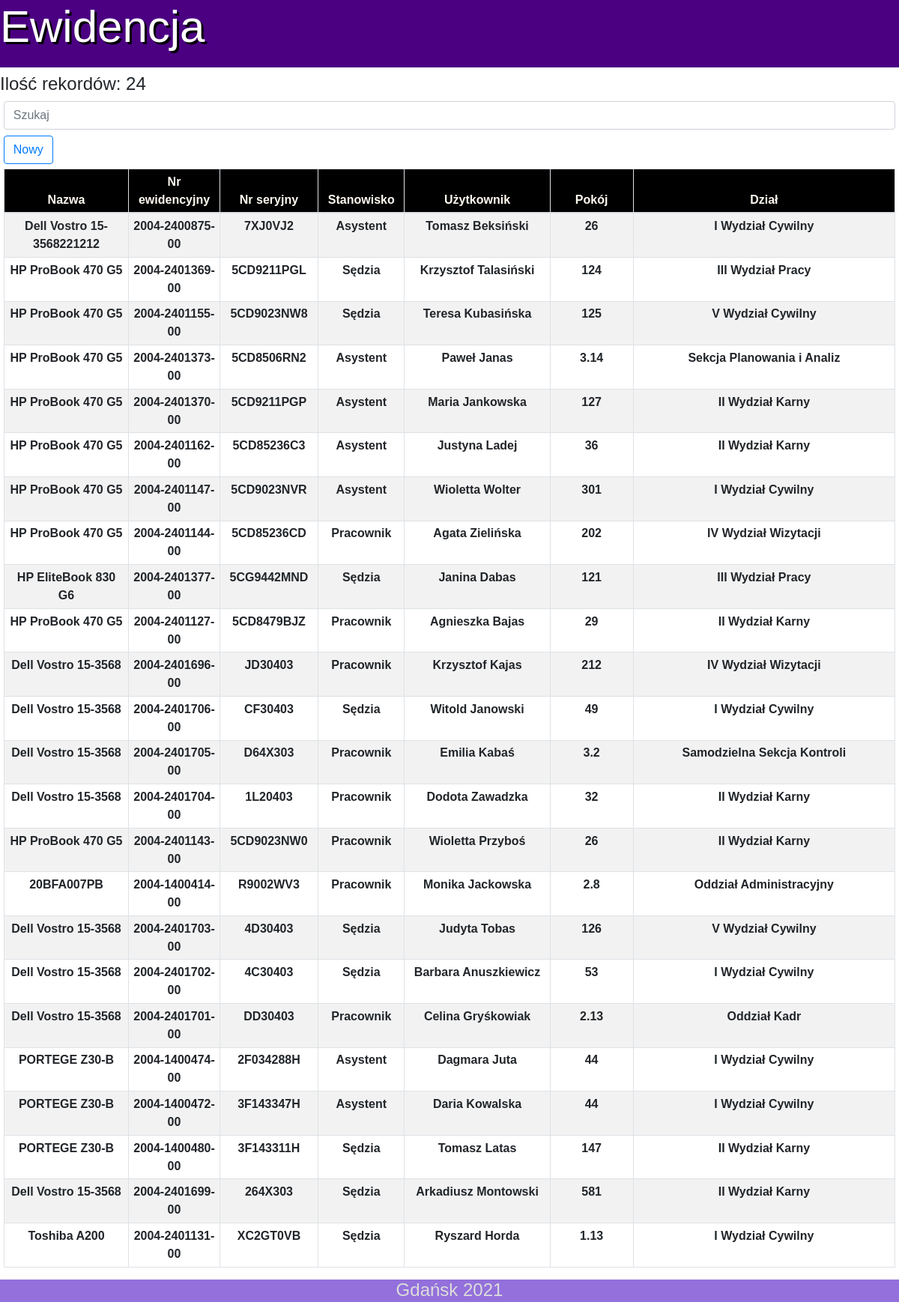
Before: / with the older database file.
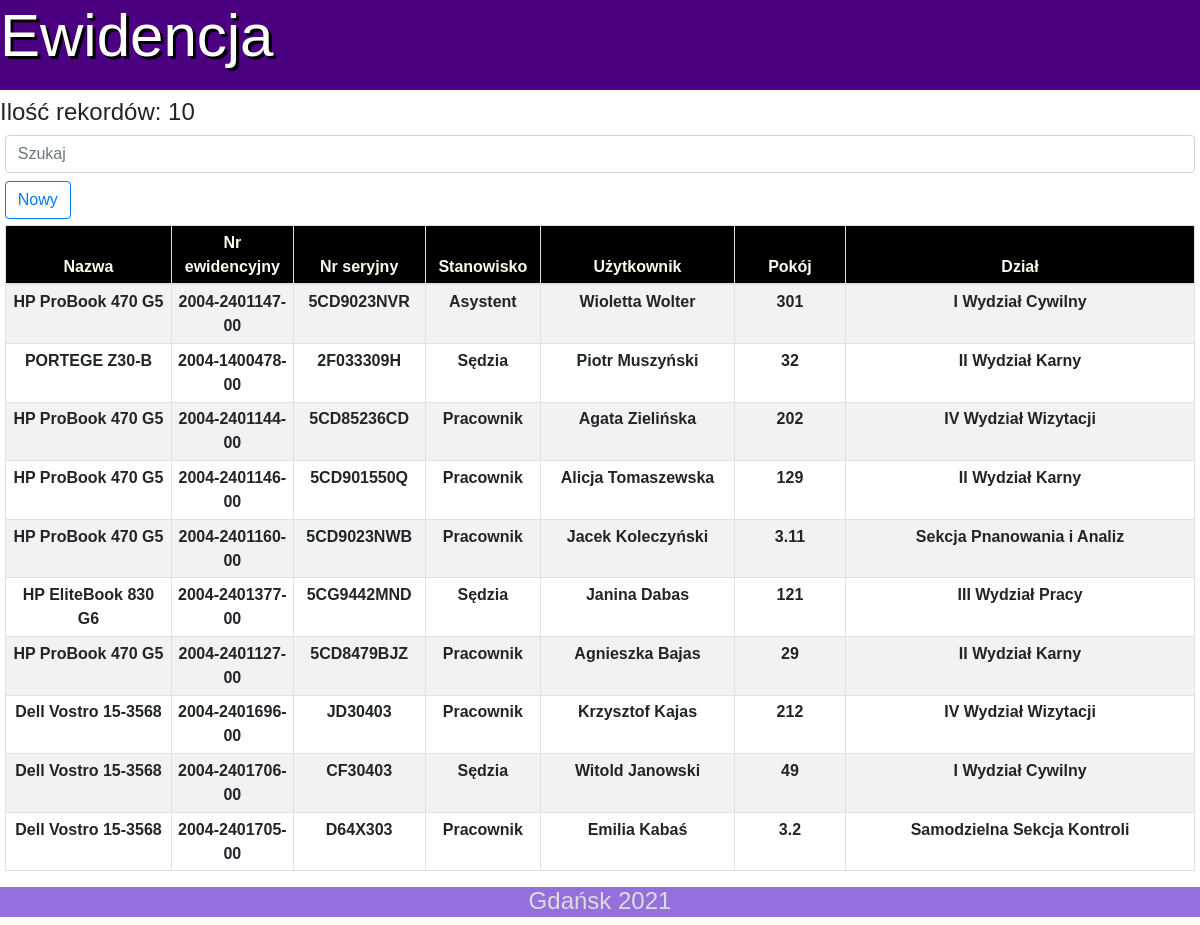
After: the same page with the newer database file.
### tables this page shows
CREATE TABLE "ewidencja" (
	"id"	INTEGER NOT NULL,
	"nazwa"	VARCHAR(150) NOT NULL,
	"nrew"	VARCHAR(15) NOT NULL,
	"nrser"	VARCHAR(30) NOT NULL,
	"zdalna"	VARCHAR(3),
	"kod"	VARCHAR(30),
	"wyposazenie"	VARCHAR(200),
	"d_wydania"	DATETIME NOT NULL,
	"d_zwrotu"	DATETIME,
	"IT_wydal"	VARCHAR(60) NOT NULL,
	"IT_zwrot"	VARCHAR(60),
	"odb"	VARCHAR(60) NOT NULL,
	"Stanowisko"	VARCHAR(100) NOT NULL,
	"dzial"	VARCHAR(100) NOT NULL,
	"pok"	VARCHAR(6) NOT NULL,
	"wyd_uwagi"	VARCHAR(500),
	"zw_uwagi"	VARCHAR(500),
	"czyus"	INTEGER(1) NOT NULL DEFAULT 0,
	PRIMARY KEY("id" AUTOINCREMENT)
);

### app.py (the view)
@app.route('/')
def index():
    db = get_db()
    rec = db.execute('select * from ewidencja where czyus=0')
    db.commit()
    rows = rec.fetchall()
    ilosc = len(rows)
    db.close()
    return render_template('index.html',rows=rows,ilosc=ilosc)

### app.py (called while the page is built)
def get_db():
    if not hasattr(g, 'sqlite_db'):
        connection = sqlite3.connect('ewidencja.db')
        connection.row_factory = sqlite3.Row
        g.sqlite_db = connection
    return g.sqlite_db

### templates/index.html (shortened to what this page needs)
<!DOCTYPE html>
<html lang="pl">
<head>
    <link rel="stylesheet" href="https://stackpath.bootstrapcdn.com/bootstrap/4.3.1/css/bootstrap.min.css">
</head>
<body style="padding-left: 0rem; padding-right: 0rem; font-family: sans-serif;">
    <div>
        <h1 style="vertical-align: middle; height: 90px; text-shadow: 3px 3px black; font-size:60px; color: white; background-color: indigo;"><a style="text-decoration: none; color: white" href="{{ url_for('index') }}">Ewidencja</a></h1>
        <h4>Ilość rekordów:&nbsp{{ ilosc }}</h4>
        <div class="row" style="margin-left: 0.3rem; margin-right: 0.3rem;">
            <input type="search" placeholder="Szukaj" class="form-control search-input" data-table="ewidencja-list" />
        </div>
        <div style="width: min-content; margin-top: 0.5rem; margin-left: 0.3rem;">
            <a href="{{ url_for('new') }}" class="btn btn-outline-primary">Nowy</a>
        </div>
        <div style="margin-left: 0.3rem; margin-right: 0.3rem; margin-bottom: 0.5rem;">
            <table class="ewidencja-list table table-hover table-bordered table-striped table-condensed table table-sm" class="center" style="margin-top: 6px;
            width: 100%;
            border: 1px solid black;
            border-collapse: collapse;
            text-align: center;
            font-size: 16px; font-weight: bold;" id="myTable">
                <colgroup>
                    <col width="12%">
                    <col width="8%">
                    <col width="8%">
                    <col width="8%">
                    <col width="14%">
                    <col width="8%">
                    <col width="25.2%">
                </colgroup>
                <thead style="background: black; color: floralwhite;">
                    <tr>
                        <th>Nazwa</th>
                        <th>Nr ewidencyjny</th>
                        <th>Nr seryjny</th>
                        <th>Stanowisko</th>
                        <th>Użytkownik</th>
                        <th>Pokój</th>
                        <th>Dział</th>
                    </tr>
                </thead>
                <tbody class="panel">
                    {% for r in rows %}
                    <tr data-toggle="collapse" data-target="#d-{{ r['id'] }}" data-parent="#myTable">
                        <td>{{ r['nazwa'] }}</td>
                        <td>{{ r['nrew'] }}</td>
                        <td>{{ r['nrser'] }}</td>
                        <td>{{ r['Stanowisko'] }}</td>
                        <td>{{ r['odb'] }}</td>
                        <td>{{ r['pok'] }}</td>
                        <td>{{ r['dzial'] }}</td>
                    </tr>
                    {% endfor %}
                </tbody>
            </table>
        </div>
        <div>
            <footer>
                <div style="align-content: center;">
                    <h6 style="text-align: center; vertical-align: middle; height: 30px; font-size:24px; color:gainsboro; background-color: mediumpurple ;">Gdańsk 2021</h6>
                </div>
            </footer>
        </div>
</body>
</html>

Changed rows visible on the page:
removed ewidencja: nazwa "Dell Vostro 15-3568221212", nrew "2004-2400875-00", nrser "7XJ0VJ2", Stanowisko "Asystent", odb "Tomasz Beksiński", pok "26", dzial "I Wydział Cywilny"
removed ewidencja: nazwa "HP ProBook 470 G5", nrew "2004-2401369-00", nrser "5CD9211PGL", Stanowisko "Sędzia", odb "Krzysztof Talasiński", pok "124", dzial "III Wydział Pracy"
removed ewidencja: nazwa "HP ProBook 470 G5", nrew "2004-2401155-00", nrser "5CD9023NW8", Stanowisko "Sędzia", odb "Teresa Kubasińska", pok "125", dzial "V Wydział Cywilny"
removed ewidencja: nazwa "HP ProBook 470 G5", nrew "2004-2401373-00", nrser "5CD8506RN2", Stanowisko "Asystent", odb "Paweł Janas", pok "3.14", dzial "Sekcja Planowania i Analiz"
removed ewidencja: nazwa "HP ProBook 470 G5", nrew "2004-2401370-00", nrser "5CD9211PGP", Stanowisko "Asystent", odb "Maria Jankowska", pok "127", dzial "II Wydział Karny"
removed ewidencja: nazwa "HP ProBook 470 G5", nrew "2004-2401162-00", nrser "5CD85236C3", Stanowisko "Asystent", odb "Justyna Ladej", pok "36", dzial "II Wydział Karny"
removed ewidencja: nazwa "Dell Vostro 15-3568", nrew "2004-2401704-00", nrser "1L20403", Stanowisko "Pracownik", odb "Dodota Zawadzka", pok "32", dzial "II Wydział Karny"
removed ewidencja: nazwa "HP ProBook 470 G5", nrew "2004-2401143-00", nrser "5CD9023NW0", Stanowisko "Pracownik", odb "Wioletta Przyboś", pok "26", dzial "II Wydział Karny"
removed ewidencja: nazwa "20BFA007PB", nrew "2004-1400414-00", nrser "R9002WV3", Stanowisko "Pracownik", odb "Monika Jackowska", pok "2.8", dzial "Oddział Administracyjny"
removed ewidencja: nazwa "Dell Vostro 15-3568", nrew "2004-2401703-00", nrser "4D30403", Stanowisko "Sędzia", odb "Judyta Tobas", pok "126", dzial "V Wydział Cywilny"
removed ewidencja: nazwa "Dell Vostro 15-3568", nrew "2004-2401702-00", nrser "4C30403", Stanowisko "Sędzia", odb "Barbara Anuszkiewicz", pok "53", dzial "I Wydział Cywilny"
removed ewidencja: nazwa "Dell Vostro 15-3568", nrew "2004-2401701-00", nrser "DD30403", Stanowisko "Pracownik", odb "Celina Gryśkowiak", pok "2.13", dzial "Oddział Kadr"
removed ewidencja: nazwa "PORTEGE Z30-B", nrew "2004-1400474-00", nrser "2F034288H", Stanowisko "Asystent", odb "Dagmara Juta", pok "44", dzial "I Wydział Cywilny"
removed ewidencja: nazwa "PORTEGE Z30-B", nrew "2004-1400472-00", nrser "3F143347H", Stanowisko "Asystent", odb "Daria Kowalska", pok "44", dzial "I Wydział Cywilny"
removed ewidencja: nazwa "PORTEGE Z30-B", nrew "2004-1400480-00", nrser "3F143311H", Stanowisko "Sędzia", odb "Tomasz Latas", pok "147", dzial "II Wydział Karny"
removed ewidencja: nazwa "Dell Vostro 15-3568", nrew "2004-2401699-00", nrser "264X303", Stanowisko "Sędzia", odb "Arkadiusz Montowski", pok "581", dzial "II Wydział Karny"
removed ewidencja: nazwa "Toshiba A200", nrew "2004-2401131-00", nrser "XC2GT0VB", Stanowisko "Sędzia", odb "Ryszard Horda", pok "1.13", dzial "I Wydział Cywilny"
now on this page (row edited): ewidencja: nazwa "PORTEGE Z30-B", nrew "2004-1400478-00", nrser "2F033309H", Stanowisko "Sędzia", odb "Piotr Muszyński", pok "32", dzial "II Wydział Karny"
now on this page (row edited): ewidencja: nazwa "HP ProBook 470 G5", nrew "2004-2401146-00", nrser "5CD901550Q", Stanowisko "Pracownik", odb "Alicja Tomaszewska", pok "129", dzial "II Wydział Karny"
now on this page (row edited): ewidencja: nazwa "HP ProBook 470 G5", nrew "2004-2401160-00", nrser "5CD9023NWB", Stanowisko "Pracownik", odb "Jacek Koleczyński", pok "3.11", dzial "Sekcja Pnanowania i Analiz"
Other visible differences:
{{ ilosc }}: "24" → "10"
